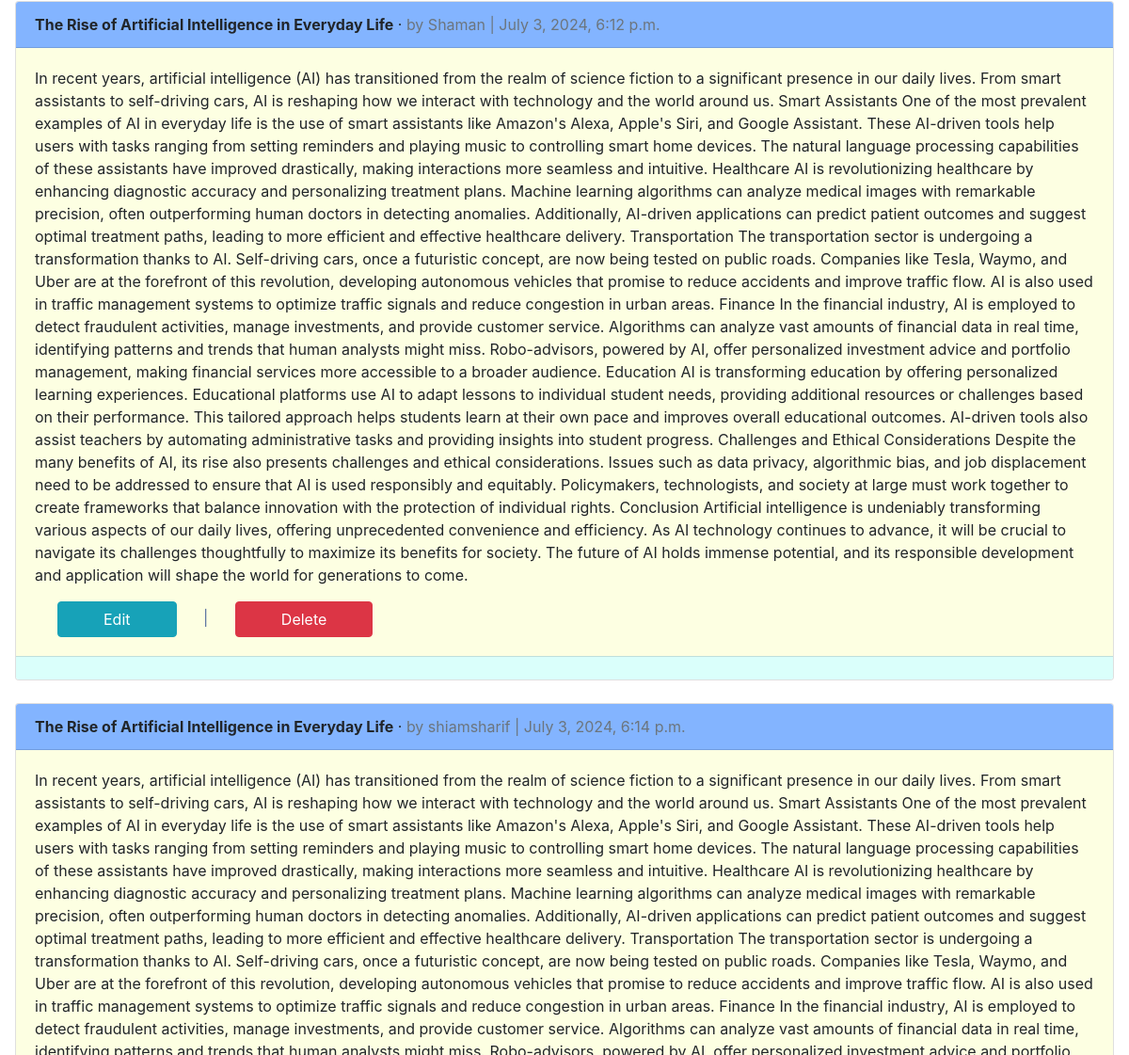
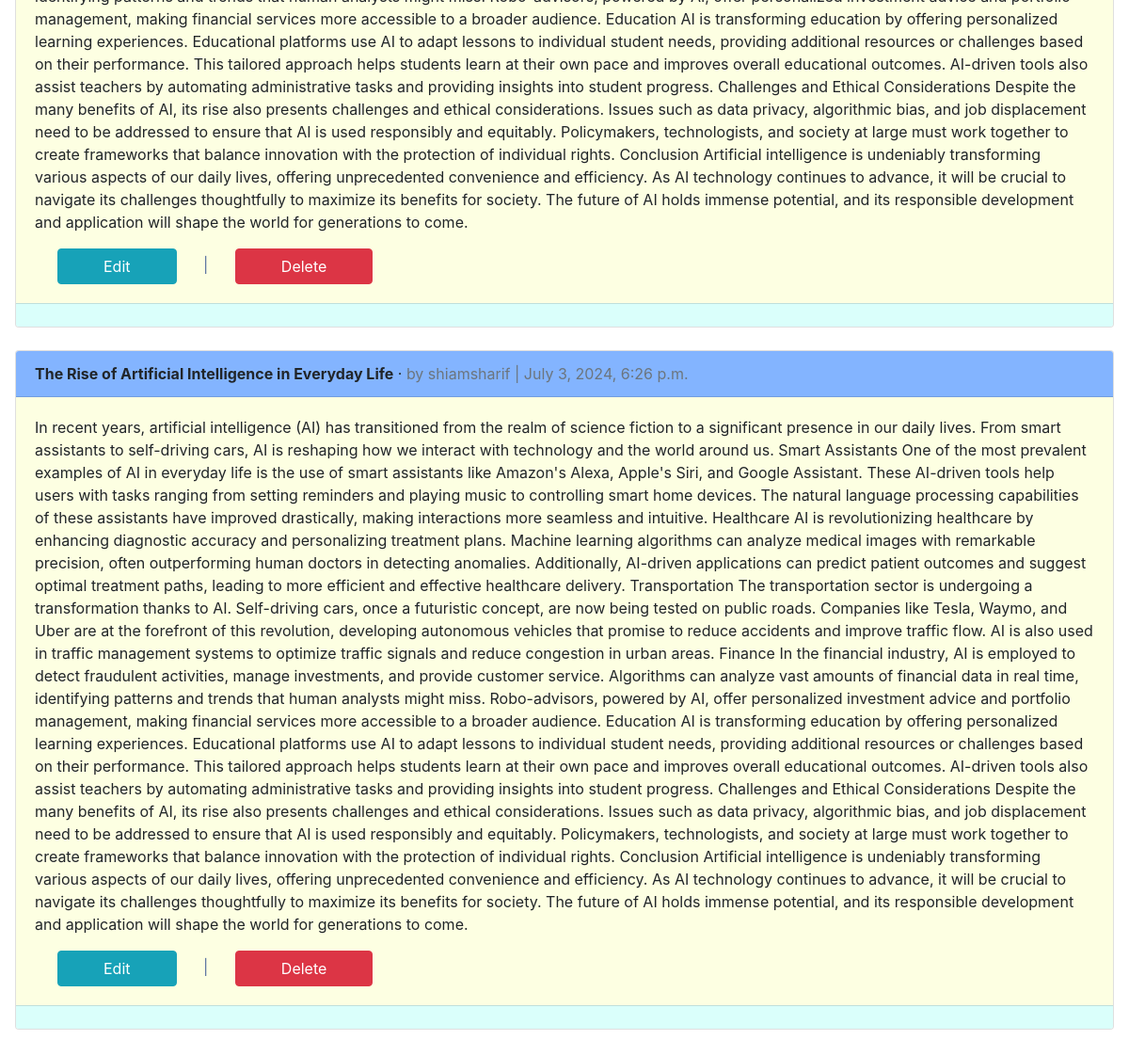
The page /articles/ (signed in, lower part) on the database as committed earlier (2 pictures, top to bottom).
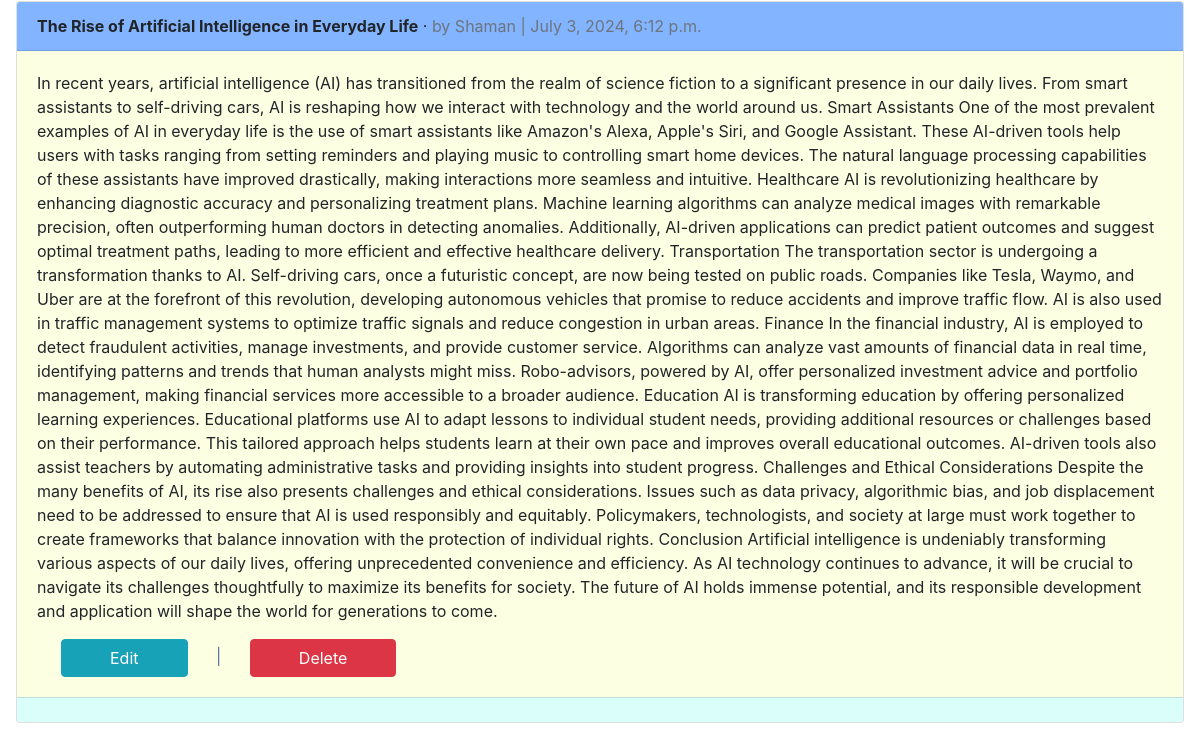
The same page on the database as committed later.
### articles/models.py (models this page shows, shortened)
class Article(models.Model):
    title = models.CharField(max_length=255)
    body = models.TextField()
    date = models.DateTimeField(auto_now_add=True)
    author = models.ForeignKey(
        get_user_model(),
        on_delete=models.CASCADE
    )

### users/models.py (models this page shows)
class CustomUser(AbstractUser):
    age= models.PositiveIntegerField(null=True, blank=True)

### articles/views.py (the view)
# urls.py: path('', ArticleListView.as_view(), name='article_list'),
class ArticleListView(LoginRequiredMixin, ListView):
    model =  Article
    template_name = 'article_list.html'
    login_url = 'login'

### templates/article_list.html (shortened to what this page needs)
{%  extends 'base.html' %}
{% block content %}
    {% for article in object_list %}
        <div class="card">
            <div class="card-header" style="background-color: #83B4FF;">
                <span class="font-weight-bold">{{ article.title }}</span> &middot;
                <span class="text-muted">by {{ article.author }} | {{ article.date }}</span>
            </div>
            <div class="card-body" style="background-color: #FDFFE2;">
                <p>{{ article.body }}</p>
                <a class="btn btn-info mx-4 px-5" href="{% url "article_edit" article.pk %}">Edit</a>
                <span style="color: #5A72A0;">|</span>
                <a class="btn btn-danger mx-4 px-5" href="{% url "article_delete" article.pk %}">Delete</a>
            </div>
            <div class="card-footer" style="background-color: #DAFFFB;">
            </div>
        </div>
        <br />
    {% endfor %}
{% endblock content %}

Rows that differ between the two databases and show on the page:
removed Article: title "The Rise of Artificial Intelligence in Everyday Life", author "shiamsharif", date "July 3, 2024, 6:14 p.m.", body "In recent years, artificial intelligence (AI) has transitioned from the realm of science fiction to a significant presence in our daily lives. From smart assistants to self-driving cars, AI is reshaping how we interact with technology and the world around us. Smart Assistants One of the most prevalent examples of AI in everyday life is the use of smart assistants like Amazon's Alexa, Apple's Siri, and Google Assistant. These AI-driven tools help users with tasks ranging from setting reminders and playing music to controlling smart home devices. The natural language processing capabilities of these assistants have improved drastically, making interactions more seamless and intuitive.…"
removed Article: title "The Rise of Artificial Intelligence in Everyday Life", author "shiamsharif", date "July 3, 2024, 6:26 p.m.", body "In recent years, artificial intelligence (AI) has transitioned from the realm of science fiction to a significant presence in our daily lives. From smart assistants to self-driving cars, AI is reshaping how we interact with technology and the world around us. Smart Assistants One of the most prevalent examples of AI in everyday life is the use of smart assistants like Amazon's Alexa, Apple's Siri, and Google Assistant. These AI-driven tools help users with tasks ranging from setting reminders and playing music to controlling smart home devices. The natural language processing capabilities of these assistants have improved drastically, making interactions more seamless and intuitive.…"
